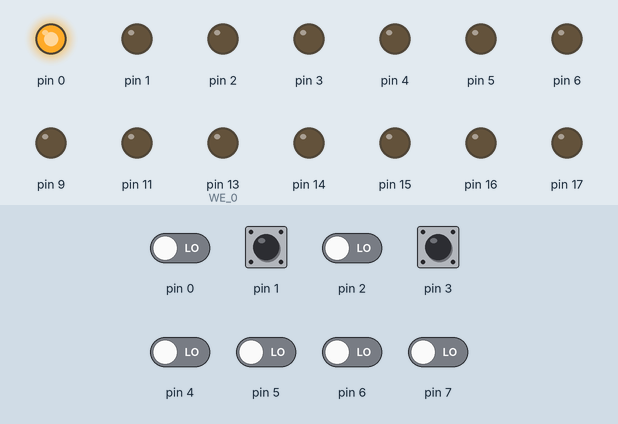
This sketch was run on a simulated Arduino Uno, built with avr-gcc and run on an emulated ATmega328P. On the bench: output pins drawn as LEDs (lit = HIGH). Inputs (shaded band) come from the test bench; at power-on: pin 1, pin 3 HIGH, pin 0, pin 2, pin 4–7 LOW. Pins used as bus, display or sensor lines are not drawn.

Above: at 0.1 s.
At 1.1 s:
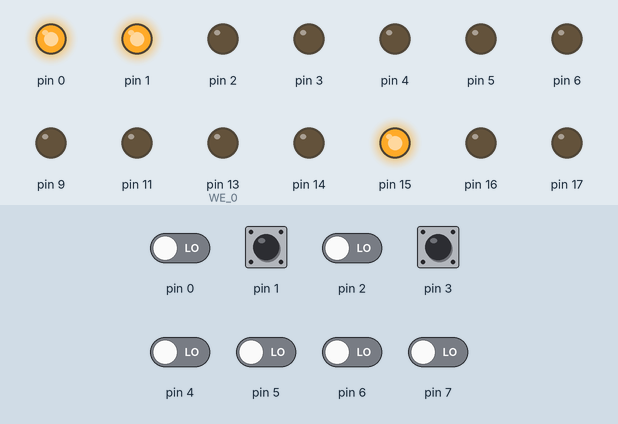
At 2.1 s:
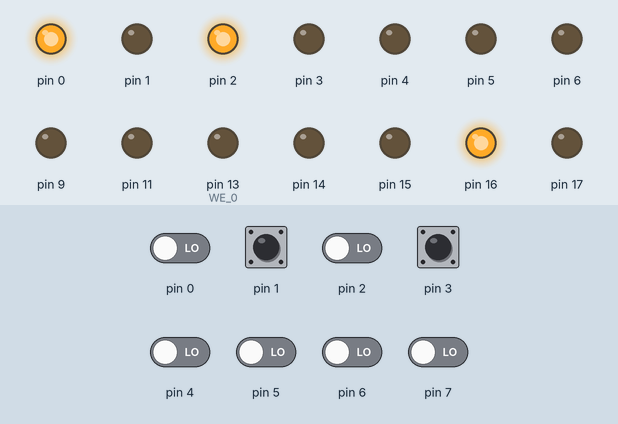
At 4.6 s:
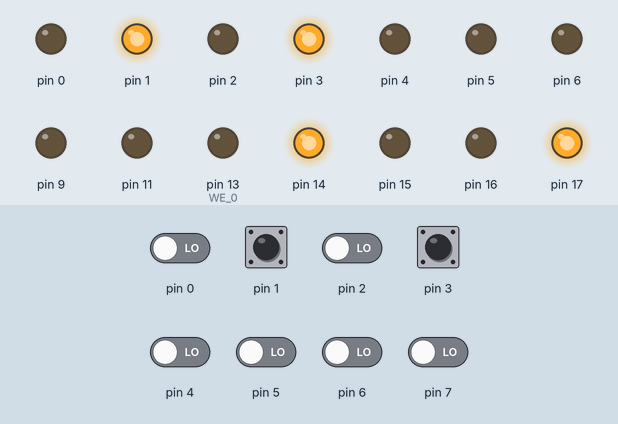
At 7.1 s:
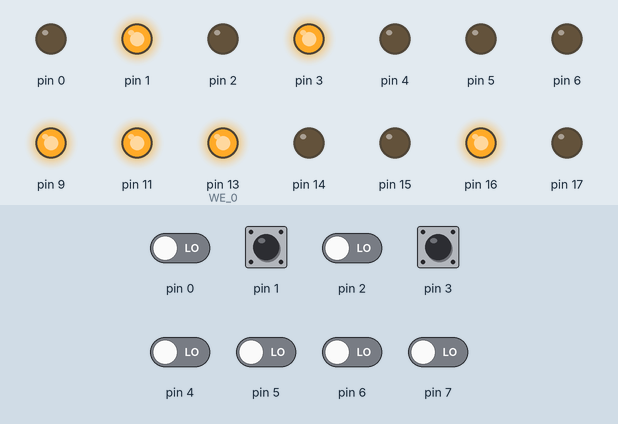
At 9.6 s:
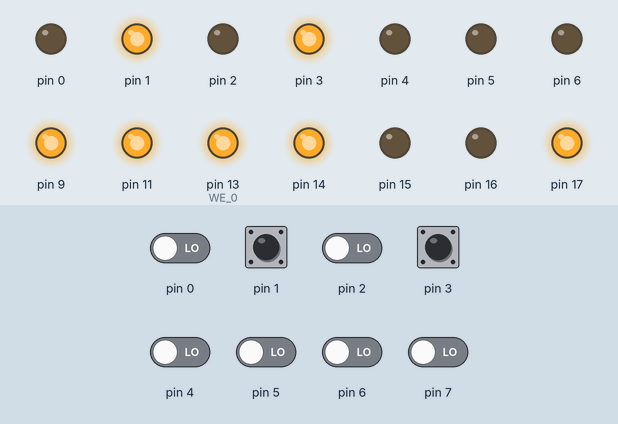
Timing chart, 0 to 11.1 s (numbered marks = the images above):
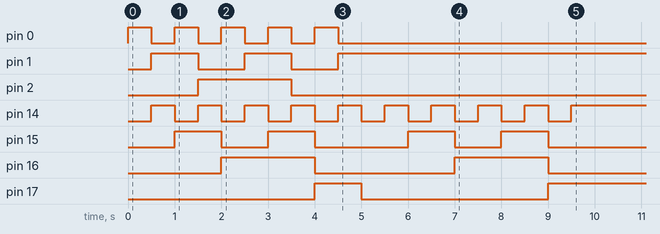

The sketch:

av-ext-ram.ino
```cpp
#define CS_0 PORTB &= ~(1 << 4);
#define CS_1 PORTB |=  (1 << 4);
#define WE_0 PORTB &= ~(1 << 5);
#define WE_1 PORTB |=  (1 << 5);

void setup()
{
    DDRC = 255;
    DDRB = 255;
    DDRD = 255;

    // Write to RAM
    WE_0;
    for( int i=0; i<10; i++ )
    {
        CS_1;
        PORTC = i; // Address
        PORTD = i+1;
        CS_0; // Clock
        delay( 500 );
    }

    // Read from RAM
    DDRD = 0;
    WE_1;
    for( int i=0; i<10; i++ )
    {
        CS_1;
        PORTC = i; // Address
        CS_0; // Clock
        PORTB = PORTB & 0xF0;
        PORTB += PIND & 0x0F;
        delay( 500 );
    }
}

void loop()
{

}
```
